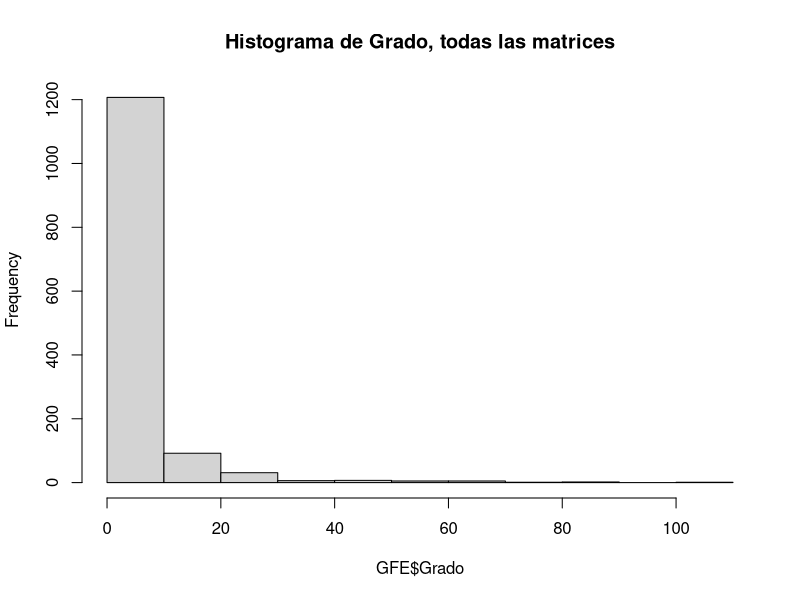
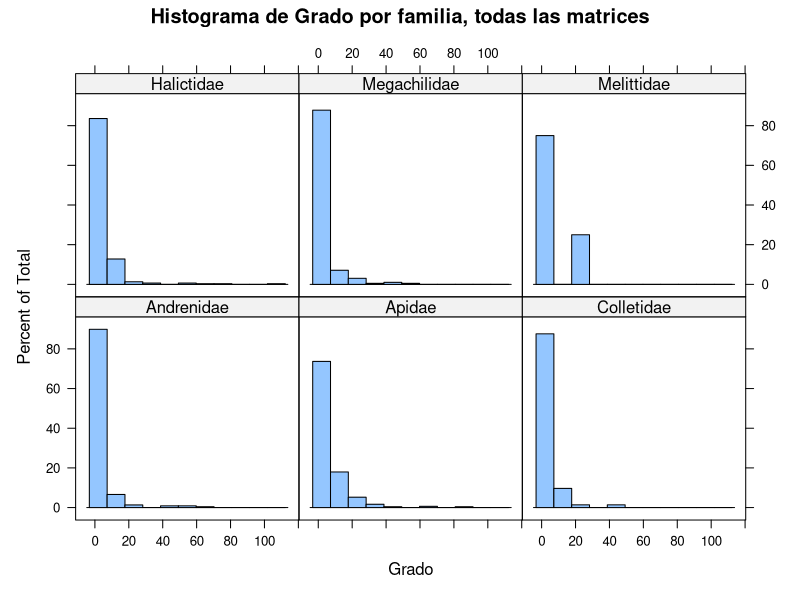
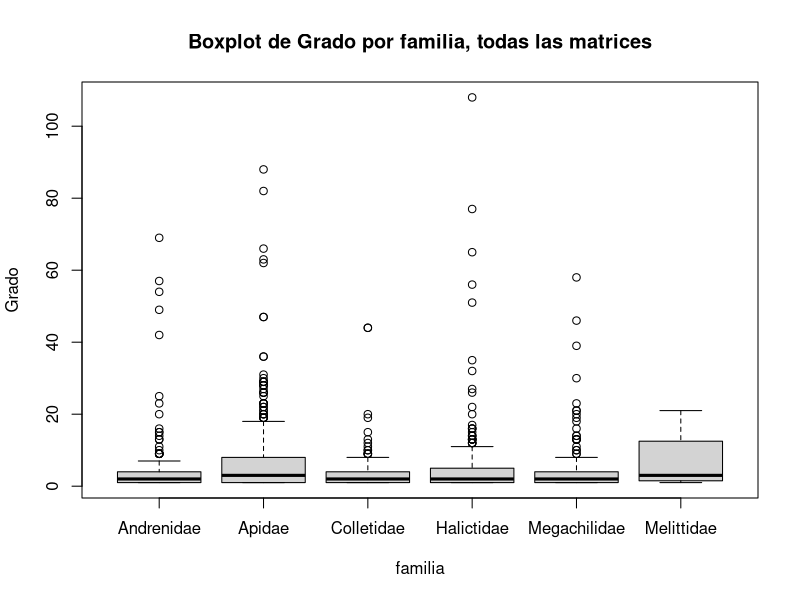
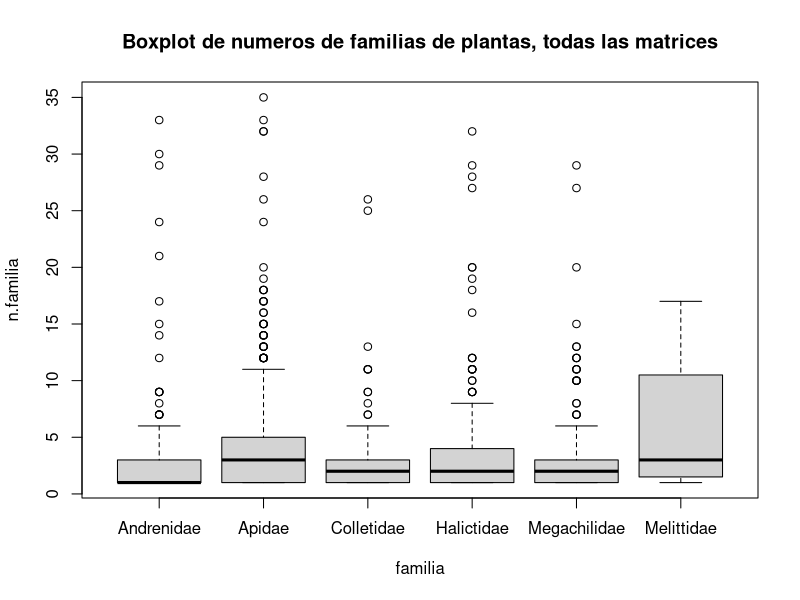
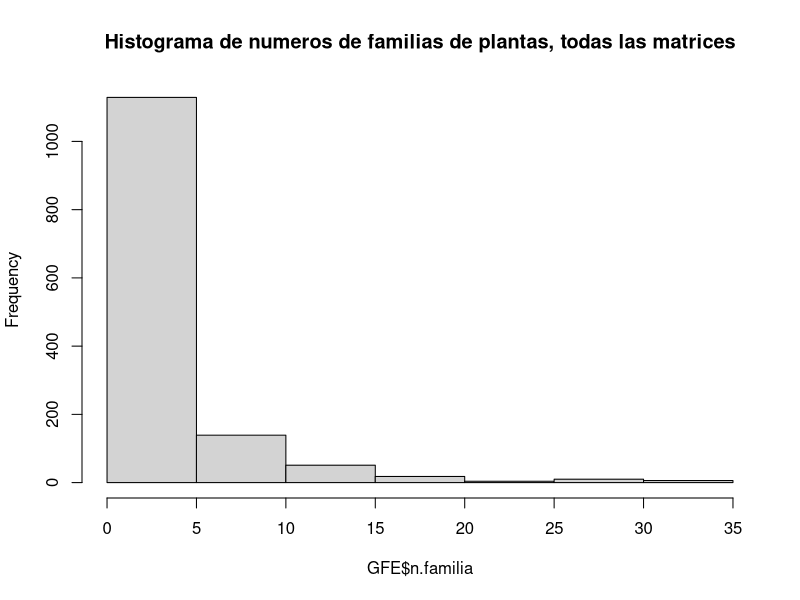
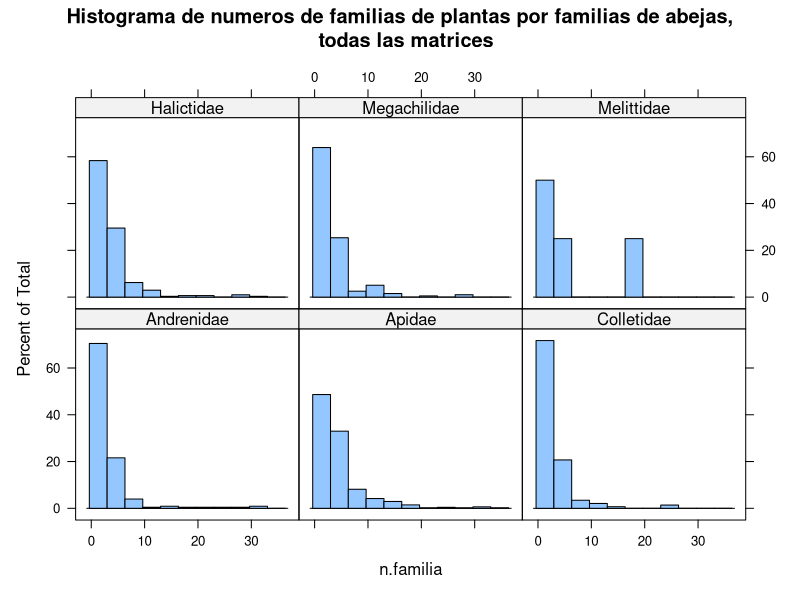
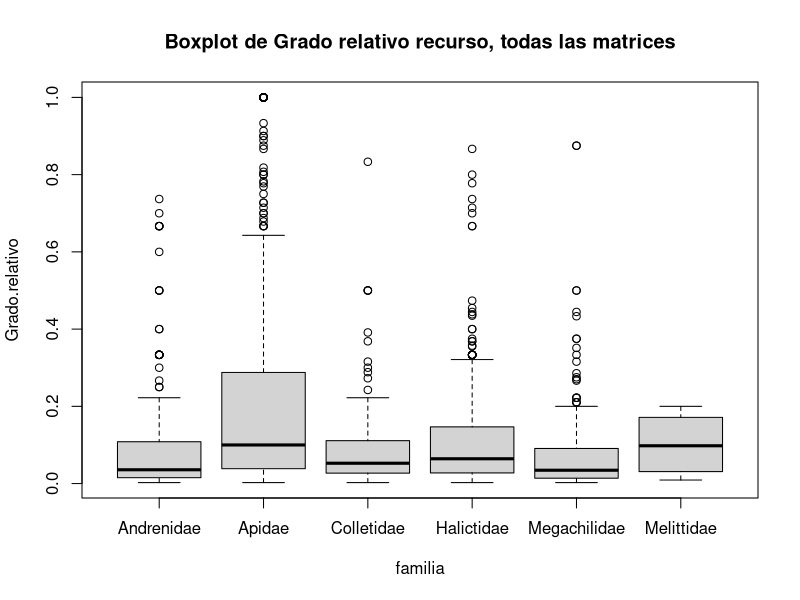
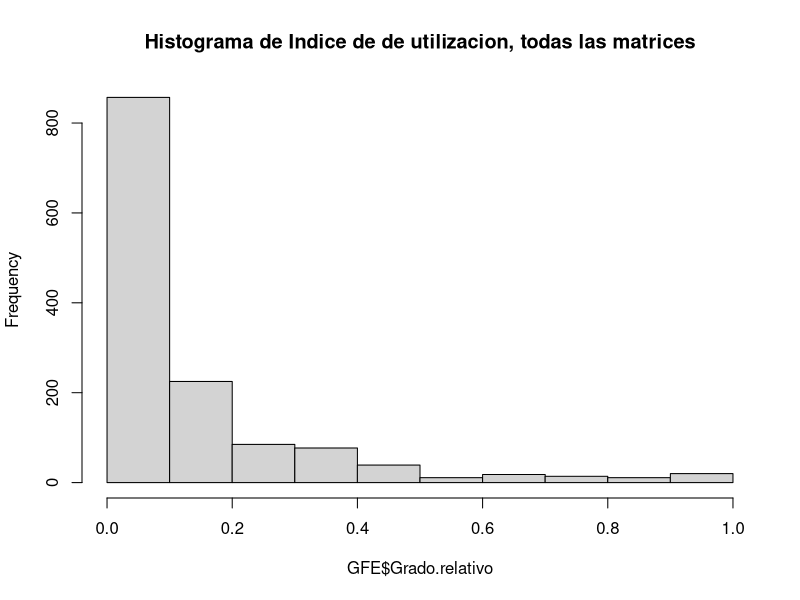

Recreate these plots in R, in order. (Note: this script raises an error after producing the figures.)
library(tidyverse)
library(vegan)
library(lattice)

# base_datos <- readRDS("../00baseDatos/base_datos.RDS")

# ml.arm <- read.csv("../01procesos/ml.arm.csv")
ml.arm <- read.csv("../01procesos/ml.abejas.csv")


ml.arm2 <- ml.arm |> group_by(ID, sp.armonizado, planta) |> 
  mutate(interaccion=as.numeric(sum(interaccion, na.rm = TRUE)>0))

# ml <- base_datos$matriz_comp_larga
head(ml.arm2)
ml.arm2$Bases.de.datos <- NULL
ml.arm2$X <- NULL
ml <- unique(subset(ml.arm2, interaccion > 0))
ml <- subset(ml, !is.na(Familia.GBIF))
# especie <- base_datos$especies
# vegan::diversity(x = table(), index = "shannon")
# Grado familias y especies de plantas
# table(ml$Familia.GBIF, ml$planta)

# diversity(x = , groups = ml$ID)

GFE <- ml |> group_by(ID, familia, sp.armonizado) |>
  summarise(Grado=sum(interaccion==1),
         n.familia=length(unique(Familia.GBIF)),
         GFE=diversity(x=table(Familia.GBIF), index = "simpson")
         ) |>
  unique()
  # select(c(-planta,-interaccion)) |> 
head(GFE)


n.plantas.ID <- ml |> group_by(ID)|> summarise(
  n.plantas.ID=length(unique(planta))
)

n.familias.ID <- ml |> group_by(ID)|> summarise(
  n.familias.ID=length(unique(Familia.GBIF))
)


GFE <- merge(GFE, n.plantas.ID, by = "ID")
GFE <- merge(GFE, n.familias.ID, by = "ID")
GFE$Grado.relativo <- GFE$Grado/GFE$n.plantas.ID
GFE$Grado.relativo.familias <- GFE$n.familia/GFE$n.familias.ID

hist(GFE$Grado, main="Histograma de Grado, todas las matrices")
histogram(~Grado|familia, main="Histograma de Grado por familia, todas las matrices", GFE)
boxplot(Grado~familia, main="Boxplot de Grado por familia, todas las matrices",GFE); summary(GFE$Grado)

boxplot(n.familia~familia, main="Boxplot de numeros de familias de plantas, todas las matrices", GFE); summary(GFE$n.familia)
hist(GFE$n.familia, main="Histograma de numeros de familias de plantas, todas las matrices")
histogram(~n.familia|familia, main="Histograma de numeros de familias de plantas por familias de abejas,\n  todas las matrices", GFE)

boxplot(Grado.relativo~familia, main="Boxplot de Grado relativo recurso, todas las matrices", GFE); summary(GFE$Grado.relativo)
hist(GFE$Grado.relativo, main="Histograma de Indice de de utilizacion, todas las matrices")
histogram(~Grado.relativo|familia, main="Histograma de Indice de de utilizacion \n por familia, todas las matrices", GFE)

boxplot(Grado.relativo.familias~familia, main="Boxplot de Grado relativo de familias visitadas, \ntodas las matrices", GFE); summary(GFE$Grado.relativo)*100
hist(GFE$Grado.relativo.familias, main="Histograma de Indice de de utilizacion, todas las matrices")
histogram(~Grado.relativo.familias|familia, main="Histograma de Grado relativo de familias visitadas \n por familia, todas las matrices", GFE)

# GFE <- subset(GFE, GFE>0)
hist(GFE$GFE)
boxplot(GFE~familia, GFE)
histogram(~GFE|familia, GFE)

library(psych)
pairs.panels(GFE[,c("Grado", "n.familia",
                    "Grado.relativo","Grado.relativo.familias",
                    "GFE")])

GFE <- GFE |> group_by(ID)|> mutate(Z_Grado=scale(Grado)[,1])
hist(GFE$Z_Grado)
boxplot(Z_Grado~familia, GFE)
histogram(~Z_Grado|familia, GFE)



GFE$color.x <- as.numeric(as.factor(GFE$familia))

# write.csv(x = Grados, file = "../02salidas/GradosV2.csv", row.names = FALSE)
write.csv(x = GFE, file = "../02salidas/GFE.csv", row.names = FALSE)



#### HASTA ACA

# Calculo de grado de especies de familias de abeja

bdDIT <- read.csv("../02salidas/DITfull_porFuente.csv")
especie <- bdDIT
especie$DIT <- NULL
especie$FuenteDatos <- NULL
head(especie)

esp2 <- base_datos$especies
head(esp2)
egf <- unique(esp2[,c("familia","genero","especie")])
head(egf)
names(egf) <- names(especie)
head(egf)
egf$Genus_and_species <- gsub(pattern = "[.]",replacement = " ", x = egf$Genus_and_species)

aaa <- unique(rbind(egf, especie))

ml_esp <- merge(ml, aaa, by.x="sp.armonizado", by.y="Genus_and_species", all.x=TRUE)

head(ml_esp)


ml_abejas <- subset(ml_esp,  Family %in% c("Andrenidae",
                                            "Apidae",
                                            "Colletidae",
                                            "Halictidae",
                                            "Megachilidae",
                                            "Melittidae",
                                            "Strenitidae"))
sort(unique(ml_esp$sp.armonizado))
sort(unique(ml_abejas$sp.armonizado))
length(unique(ml_abejas$sp.armonizado))

ml_abejas_sinSP <- ml_abejas[!grepl(pattern = "\\ sp", x = ml_abejas$sp.armonizado, useBytes = TRUE)|
                               is.element(ml_abejas$sp.armonizado, c("Agapostemon splendens",
                                                               "Andrena spiraeana",
                                                               "Anthocopa spinigera",
                                                               "Colletes speciosus",
                                                               "Colletes spectabilis",
                                                               "Trigona spinipes",
                                                               "Osmia spinigera")),]
head(ml_abejas_sinSP)
sort(unique(ml_abejas_sinSP$sp.armonizado))

intersect(unique(ml_abejas$sp.armonizado), unique(ml_abejas_sinSP$sp.armonizado))
setdiff(unique(ml_abejas_sinSP$sp.armonizado),unique(ml_abejas$sp.armonizado))
setdiff(unique(ml_abejas$sp.armonizado),unique(ml_abejas_sinSP$sp.armonizado))

# Grado abejas
GradoA <- ml_abejas |> group_by(ID, sp.armonizado) |>
  mutate(Grado=sum(interaccion==1)) |>
  select(c(-plantas,-interaccion, -Genus, -Family)) |> 
  unique()
head(GradoA)
summary(GradoA)

# Calculo de grado relativo y zscore
Grados_A <- GradoA |> group_by(ID) |>
  mutate(Grado_max=max(Grado)) |>
  mutate(Grado_relativo=Grado/Grado_max) |>
  mutate(Z_Grado=scale(Grado)[,1])|>
  unique()
head(Grados_A)

write.csv(x = Grados_A, file = "../02salidas/Grados_Abejas.csv", row.names = FALSE)
library(lattice)
histogram(~Grado|ID, Grados_A, as.table=TRUE)
histogram(~Z_Grado|ID, Grados_A, as.table=TRUE)
histogram(~Grado_relativo|ID, Grados_A, as.table=TRUE)

# sin Apis mellifera
ml_abejas_sinAM <- subset(ml_abejas, !is.element(sp.armonizado, c ("Apis mellifera", "Apis mellifera Linnaeus")))

# Grado abejas
GradosinAM <- ml_abejas_sinAM |> group_by(ID, sp.armonizado) |>
  mutate(Grado=sum(interaccion==1)) |>
  select(c(-plantas,-interaccion, -Genus, -Family)) |> 
  unique()

# Calculo de grado relativo y zscore
Grados_sinAM <- GradosinAM |> group_by(ID) |>
  mutate(Grado_max=max(Grado)) |>
  mutate(Grado_relativo=Grado/Grado_max) |>
  mutate(Z_Grado=scale(Grado)[,1])

write.csv(x = Grados_sinAM, file = "../02salidas/Grados_Abejas_sinAM.csv", row.names = FALSE)




# sin sp
# Grado abejas
GradosinSP <- ml_abejas_sinSP |> group_by(ID, sp.armonizado) |>
  mutate(Grado=sum(interaccion==1)) |>
  select(c(-plantas,-interaccion, -Genus, -Family)) |> 
  unique()

# Calculo de grado relativo y zscore
Grados_sinSP <- GradosinSP |> group_by(ID) |>
  mutate(Grado_max=max(Grado)) |>
  mutate(Grado_relativo=Grado/Grado_max) |>
  mutate(Z_Grado=scale(Grado)[,1])

write.csv(x = Grados_sinSP, file = "../02salidas/Grados_Abejas_sinSP.csv", row.names = FALSE)



# histograma de grado
for(i in unique(Grados$ID)){
  print(i)
  Grado_i <- subset(Grados, ID==i)
  
  # Grado
  png(filename = paste0("../03figuras/Grado/histograma_grado_",i,".png"))
  hist(Grado_i$Grado, main=paste("Histograma grado absoluto \n red",i),
       ylab="Frecuencia",
       xlab="Grado", las=1)
  dev.off()
  
  # Grado relativo
  png(filename = paste0("../03figuras/Grado/histograma_gradoRelativo_",i,".png"))
  hist(Grado_i$Grado_relativo, main=paste("Histograma grado relativo \n red",i),
       ylab="Frecuencia",
       xlab="Grado relativo", las=1)
  dev.off()
  
  # Zscore
  png(filename = paste0("../03figuras/Grado/histograma_Z_score_",i,".png"))
  hist(Grado_i$Z_Grado, main=paste("Histograma z score \n red",i),
       ylab="Frecuencia",
       xlab="Z score", las=1)
  dev.off()
}

Grados_A <- subset(Grados_A, !is.nan(Z_Grado))

# histograma de grados abejas
for(i in unique(Grados_A$ID)){
  print(i)
  # if(i=="M_060"){next}
  # if(i=="M_036"){next}
  # if(i=="M_013"){next}
  # if(i=="M_075"){next}
  # if(i=="M_009"){next}
  # if(i=="M_074"){next}
  # if(i=="M_038"){next}
  # if(i=="M_024"){next}
  # if(i=="M_010"){next}
  # if(i=="M_020"){next}
  # if(i=="M_026"){next}
  Grado_A_i <- subset(Grados_A, ID==i)
  
  # Grado
  png(filename = paste0("../03figuras/Grado/histograma_grado_Abejas_",i,".png"))
  hist(Grado_A_i$Grado, main=paste("Histograma grado absoluto Abejas\n red",i),
       ylab="Frecuencia",
       xlab="Grado", las=1)
  dev.off()
  
  # Grado relativo
  png(filename = paste0("../03figuras/Grado/histograma_gradoRelativo_Abejas_",i,".png"))
  hist(Grado_A_i$Grado_relativo, main=paste("Histograma grado relativo Abejas \n red",i),
       ylab="Frecuencia",
       xlab="Grado relativo", las=1)
  dev.off()
  
  # Zscore
  png(filename = paste0("../03figuras/Grado/histograma_Z_score_Abejas_",i,".png"))
  hist(Grado_A_i$Z_Grado, main=paste("Histograma z score Abejas \n red",i),
       ylab="Frecuencia",
       xlab="Z score", las=1)
  dev.off()
}


# sin Apis mellifera
Grados_sinAM <- subset(Grados_sinAM, !is.nan(Z_Grado))

# histograma de grados abejas
for(i in unique(Grados_sinAM$ID)){
  print(i)
  # if(i=="M_060"){next}
  # if(i=="M_036"){next}
  # if(i=="M_013"){next}
  # if(i=="M_075"){next}
  # if(i=="M_009"){next}
  # if(i=="M_074"){next}
  # if(i=="M_038"){next}
  # if(i=="M_024"){next}
  # if(i=="M_010"){next}
  # if(i=="M_020"){next}
  # if(i=="M_026"){next}
  Grados_sinAM_i <- subset(Grados_sinAM, ID==i)
  
  # Grado
  png(filename = paste0("../03figuras/Grado/histograma_grado_Abejas_sinAM_",i,".png"))
  hist(Grados_sinAM_i$Grado, main=paste("Histograma grado absoluto Abejas sin A. mellifera\n red",i),
       ylab="Frecuencia",
       xlab="Grado", las=1)#, breaks = seq(1,5,max(Grados_sinAM_i$Grado)))
  dev.off()
  
  # Grado relativo
  png(filename = paste0("../03figuras/Grado/histograma_gradoRelativo_Abejas_sinAM_",i,".png"))
  hist(Grados_sinAM_i$Grado_relativo, main=paste("Histograma grado relativo Abejas sin A. mellifera\n red",i),
       ylab="Frecuencia",
       xlab="Grado relativo", las=1)
  dev.off()
  
  # Zscore
  png(filename = paste0("../03figuras/Grado/histograma_Z_score_Abejas_sinAM_",i,".png"))
  hist(Grados_sinAM_i$Z_Grado, main=paste("Histograma z score Abejas sin A. mellifera\n red",i),
       ylab="Frecuencia",
       xlab="Z score", las=1)
  dev.off()
}

# sin sp
  Grados_sinSP <- subset(Grados_sinSP, !is.nan(Z_Grado))
  Grados_sinSP <- subset(Grados_sinSP, !is.element(sp.armonizado,c ("Apis.mellifera", "Apis.mellifera.Linnaeus")))

# histograma de grados abejas
  for(i in unique(Grados_sinSP$ID)){
  print(i)
  # if(i=="M_060"){next}
  # if(i=="M_036"){next}
  # if(i=="M_013"){next}
  # if(i=="M_075"){next}
  # if(i=="M_009"){next}
  # if(i=="M_074"){next}
  # if(i=="M_038"){next}
  # if(i=="M_024"){next}
  # if(i=="M_010"){next}
  # if(i=="M_020"){next}
  # if(i=="M_026"){next}
  Grados_sinSP_i <- subset(Grados_sinSP, ID==i)
  
  # Grado
  png(filename = paste0("../03figuras/Grado/histograma_grado_Abejas_sinSP_",i,".png"))
  hist(Grados_sinSP_i$Grado, main=paste("Histograma grado absoluto Abejas sin A. mellifera ni .sp\n red",i),
       ylab="Frecuencia",
       xlab="Grado", las=1)#, breaks = seq(1,5,max(Grados_sinAM_i$Grado)))
  dev.off()
  
  # Grado relativo
  png(filename = paste0("../03figuras/Grado/histograma_gradoRelativo_Abejas_sinSP_",i,".png"))
  hist(Grados_sinSP_i$Grado_relativo, main=paste("Histograma grado relativo Abejas sin A. mellifera ni .sp\n red",i),
       ylab="Frecuencia",
       xlab="Grado relativo", las=1)
  dev.off()
  
  # Zscore
  png(filename = paste0("../03figuras/Grado/histograma_Z_score_Abejas_sinSP_",i,".png"))
  hist(Grados_sinSP_i$Z_Grado, main=paste("Histograma z score Abejas sin A. mellifera ni .sp\n red",i),
       ylab="Frecuencia",
       xlab="Z score", las=1)
  dev.off()
}
